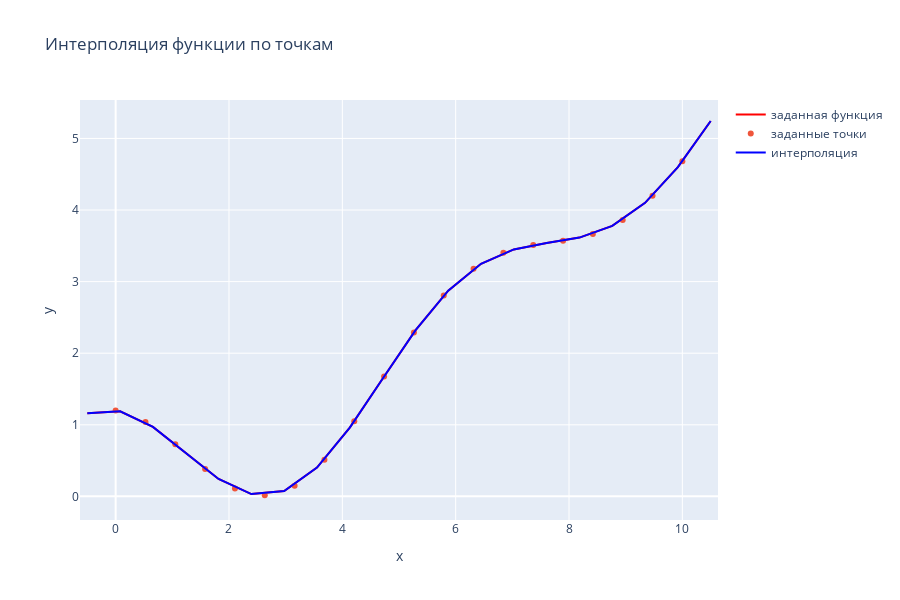

The code cell stored with this chart in its notebook:
### Code cell
# Create traces
fig = go.Figure()
fig.add_trace(go.Scatter(
                    x=newX,
                    y=newF,
                    mode='lines',
                    name='заданная функция',
                    line=dict(color='red')))
fig.add_trace(go.Scatter(
                    x=X,
                    y=F,
                    mode='markers',
                    name='заданные точки'))
fig.add_trace(go.Scatter(
                    x=newX,
                    y=iF,
                    mode='lines',
                    name='интерполяция',
                    line=dict(color='blue')))

# Edit the layout
fig.update_layout(title='Интерполяция функции по точкам',
                   xaxis_title='x',
                   yaxis_title='y')

fig.update_layout(
    width=900,
    height=600
    )

fig.show()

### Figure 1 — Plotly figure (JSON) as saved in the notebook; plotly's stock layout.template omitted (floating-point values rounded to 4 significant figures)
{"data": [{"line": {"color": "red"}, "mode": "lines", "name": "заданная функция", "type": "scatter", "x": [-0.5, 0.07895, 0.6579, 1.237, 1.816, 2.395, 2.974, 3.553, 4.132, 4.711, 5.289, 5.868, 6.447, 7.026, 7.605, 8.184, 8.763, 9.342, 9.921, 10.5], "y": [1.161, 1.188, 0.9707, 0.6058, 0.243, 0.03199, 0.0758, 0.4024, 0.9612, 1.643, 2.318, 2.873, 3.249, 3.45, 3.539, 3.615, 3.779, 4.1, 4.6, 5.244]}, {"mode": "markers", "name": "заданные точки", "type": "scatter", "x": [0, 0.5263, 1.053, 1.579, 2.105, 2.632, 3.158, 3.684, 4.211, 4.737, 5.263, 5.789, 6.316, 6.842, 7.368, 7.895, 8.421, 8.947, 9.474, 10], "y": [1.2, 1.038, 0.7293, 0.381, 0.1106, 0.01566, 0.15, 0.5123, 1.05, 1.675, 2.289, 2.807, 3.18, 3.402, 3.51, 3.572, 3.667, 3.862, 4.199, 4.68]}, {"line": {"color": "blue"}, "mode": "lines", "name": "интерполяция", "type": "scatter", "x": [-0.5, 0.07895, 0.6579, 1.237, 1.816, 2.395, 2.974, 3.553, 4.132, 4.711, 5.289, 5.868, 6.447, 7.026, 7.605, 8.184, 8.763, 9.342, 9.921, 10.5], "y": [1.161, 1.188, 0.9707, 0.6058, 0.243, 0.03199, 0.0758, 0.4024, 0.9612, 1.643, 2.318, 2.873, 3.249, 3.45, 3.539, 3.615, 3.779, 4.1, 4.6, 5.244]}], "layout": {"height": 600, "title": {"text": "Интерполяция функции по точкам"}, "width": 900, "xaxis": {"title": {"text": "x"}}, "yaxis": {"title": {"text": "y"}}}}
